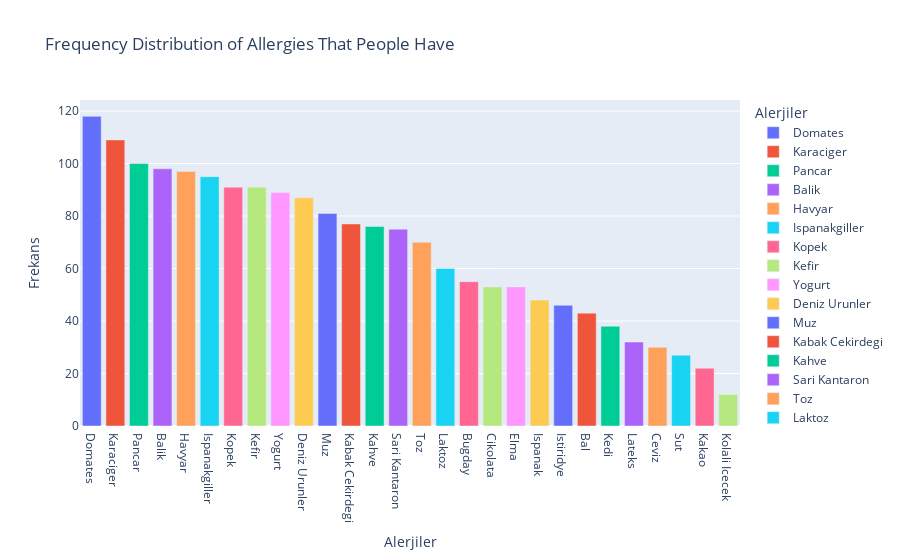

Here is the notebook cell this chart was saved with:
### Code cell
# Calculating the frequency of allergies
allergy_frequency = side_effects_data['Alerjilerim'].value_counts().reset_index()
allergy_frequency.columns = ['Alerjiler', 'Frekans'] 

fig = px.bar(allergy_frequency, 
             x='Alerjiler', 
             y='Frekans', 
             color='Alerjiler', 
             labels={'x': 'Alerjiler', 'y': 'Frekans'}, 
             title='Frequency Distribution of Allergies That People Have')

fig.show()

### Figure 1 — Plotly figure (JSON) as saved in the notebook; plotly's stock layout.template omitted (floating-point values rounded to 4 significant figures)
{"data": [{"alignmentgroup": "True", "hovertemplate": "Alerjiler=%{x}<br>Frekans=%{y}<extra></extra>", "legendgroup": "Domates", "marker": {"color": "#636efa", "pattern": {"shape": ""}}, "name": "Domates", "offsetgroup": "Domates", "orientation": "v", "showlegend": true, "textposition": "auto", "type": "bar", "x": ["Domates"], "xaxis": "x", "y": [118], "yaxis": "y"}, {"alignmentgroup": "True", "hovertemplate": "Alerjiler=%{x}<br>Frekans=%{y}<extra></extra>", "legendgroup": "Karaciger", "marker": {"color": "#EF553B", "pattern": {"shape": ""}}, "name": "Karaciger", "offsetgroup": "Karaciger", "orientation": "v", "showlegend": true, "textposition": "auto", "type": "bar", "x": ["Karaciger"], "xaxis": "x", "y": [109], "yaxis": "y"}, {"alignmentgroup": "True", "hovertemplate": "Alerjiler=%{x}<br>Frekans=%{y}<extra></extra>", "legendgroup": "Pancar", "marker": {"color": "#00cc96", "pattern": {"shape": ""}}, "name": "Pancar", "offsetgroup": "Pancar", "orientation": "v", "showlegend": true, "textposition": "auto", "type": "bar", "x": ["Pancar"], "xaxis": "x", "y": [100], "yaxis": "y"}, {"alignmentgroup": "True", "hovertemplate": "Alerjiler=%{x}<br>Frekans=%{y}<extra></extra>", "legendgroup": "Balik", "marker": {"color": "#ab63fa", "pattern": {"shape": ""}}, "name": "Balik", "offsetgroup": "Balik", "orientation": "v", "showlegend": true, "textposition": "auto", "type": "bar", "x": ["Balik"], "xaxis": "x", "y": [98], "yaxis": "y"}, {"alignmentgroup": "True", "hovertemplate": "Alerjiler=%{x}<br>Frekans=%{y}<extra></extra>", "legendgroup": "Havyar", "marker": {"color": "#FFA15A", "pattern": {"shape": ""}}, "name": "Havyar", "offsetgroup": "Havyar", "orientation": "v", "showlegend": true, "textposition": "auto", "type": "bar", "x": ["Havyar"], "xaxis": "x", "y": [97], "yaxis": "y"}, {"alignmentgroup": "True", "hovertemplate": "Alerjiler=%{x}<br>Frekans=%{y}<extra></extra>", "legendgroup": "Ispanakgiller", "marker": {"color": "#19d3f3", "pattern": {"shape": ""}}, "name": "Ispanakgiller", "offsetgroup": "Ispanakgiller", "orientation": "v", "showlegend": true, "textposition": "auto", "type": "bar", "x": ["Ispanakgiller"], "xaxis": "x", "y": [95], "yaxis": "y"}, {"alignmentgroup": "True", "hovertemplate": "Alerjiler=%{x}<br>Frekans=%{y}<extra></extra>", "legendgroup": "Kopek", "marker": {"color": "#FF6692", "pattern": {"shape": ""}}, "name": "Kopek", "offsetgroup": "Kopek", "orientation": "v", "showlegend": true, "textposition": "auto", "type": "bar", "x": ["Kopek"], "xaxis": "x", "y": [91], "yaxis": "y"}, {"alignmentgroup": "True", "hovertemplate": "Alerjiler=%{x}<br>Frekans=%{y}<extra></extra>", "legendgroup": "Kefir", "marker": {"color": "#B6E880", "pattern": {"shape": ""}}, "name": "Kefir", "offsetgroup": "Kefir", "orientation": "v", "showlegend": true, "textposition": "auto", "type": "bar", "x": ["Kefir"], "xaxis": "x", "y": [91], "yaxis": "y"}, {"alignmentgroup": "True", "hovertemplate": "Alerjiler=%{x}<br>Frekans=%{y}<extra></extra>", "legendgroup": "Yogurt", "marker": {"color": "#FF97FF", "pattern": {"shape": ""}}, "name": "Yogurt", "offsetgroup": "Yogurt", "orientation": "v", "showlegend": true, "textposition": "auto", "type": "bar", "x": ["Yogurt"], "xaxis": "x", "y": [89], "yaxis": "y"}, {"alignmentgroup": "True", "hovertemplate": "Alerjiler=%{x}<br>Frekans=%{y}<extra></extra>", "legendgroup": "Deniz Urunler", "marker": {"color": "#FECB52", "pattern": {"shape": ""}}, "name": "Deniz Urunler", "offsetgroup": "Deniz Urunler", "orientation": "v", "showlegend": true, "textposition": "auto", "type": "bar", "x": ["Deniz Urunler"], "xaxis": "x", "y": [87], "yaxis": "y"}, {"alignmentgroup": "True", "hovertemplate": "Alerjiler=%{x}<br>Frekans=%{y}<extra></extra>", "legendgroup": "Muz", "marker": {"color": "#636efa", "pattern": {"shape": ""}}, "name": "Muz", "offsetgroup": "Muz", "orientation": "v", "showlegend": true, "textposition": "auto", "type": "bar", "x": ["Muz"], "xaxis": "x", "y": [81], "yaxis": "y"}, {"alignmentgroup": "True", "hovertemplate": "Alerjiler=%{x}<br>Frekans=%{y}<extra></extra>", "legendgroup": "Kabak Cekirdegi", "marker": {"color": "#EF553B", "pattern": {"shape": ""}}, "name": "Kabak Cekirdegi", "offsetgroup": "Kabak Cekirdegi", "orientation": "v", "showlegend": true, "textposition": "auto", "type": "bar", "x": ["Kabak Cekirdegi"], "xaxis": "x", "y": [77], "yaxis": "y"}, {"alignmentgroup": "True", "hovertemplate": "Alerjiler=%{x}<br>Frekans=%{y}<extra></extra>", "legendgroup": "Kahve", "marker": {"color": "#00cc96", "pattern": {"shape": ""}}, "name": "Kahve", "offsetgroup": "Kahve", "orientation": "v", "showlegend": true, "textposition": "auto", "type": "bar", "x": ["Kahve"], "xaxis": "x", "y": [76], "yaxis": "y"}, {"alignmentgroup": "True", "hovertemplate": "Alerjiler=%{x}<br>Frekans=%{y}<extra></extra>", "legendgroup": "Sari Kantaron", "marker": {"color": "#ab63fa", "pattern": {"shape": ""}}, "name": "Sari Kantaron", "offsetgroup": "Sari Kantaron", "orientation": "v", "showlegend": true, "textposition": "auto", "type": "bar", "x": ["Sari Kantaron"], "xaxis": "x", "y": [75], "yaxis": "y"}, {"alignmentgroup": "True", "hovertemplate": "Alerjiler=%{x}<br>Frekans=%{y}<extra></extra>", "legendgroup": "Toz", "marker": {"color": "#FFA15A", "pattern": {"shape": ""}}, "name": "Toz", "offsetgroup": "Toz", "orientation": "v", "showlegend": true, "textposition": "auto", "type": "bar", "x": ["Toz"], "xaxis": "x", "y": [70], "yaxis": "y"}, {"alignmentgroup": "True", "hovertemplate": "Alerjiler=%{x}<br>Frekans=%{y}<extra></extra>", "legendgroup": "Laktoz", "marker": {"color": "#19d3f3", "pattern": {"shape": ""}}, "name": "Laktoz", "offsetgroup": "Laktoz", "orientation": "v", "showlegend": true, "textposition": "auto", "type": "bar", "x": ["Laktoz"], "xaxis": "x", "y": [60], "yaxis": "y"}, {"alignmentgroup": "True", "hovertemplate": "Alerjiler=%{x}<br>Frekans=%{y}<extra></extra>", "legendgroup": "Bugday", "marker": {"color": "#FF6692", "pattern": {"shape": ""}}, "name": "Bugday", "offsetgroup": "Bugday", "orientation": "v", "showlegend": true, "textposition": "auto", "type": "bar", "x": ["Bugday"], "xaxis": "x", "y": [55], "yaxis": "y"}, {"alignmentgroup": "True", "hovertemplate": "Alerjiler=%{x}<br>Frekans=%{y}<extra></extra>", "legendgroup": "Cikolata", "marker": {"color": "#B6E880", "pattern": {"shape": ""}}, "name": "Cikolata", "offsetgroup": "Cikolata", "orientation": "v", "showlegend": true, "textposition": "auto", "type": "bar", "x": ["Cikolata"], "xaxis": "x", "y": [53], "yaxis": "y"}, {"alignmentgroup": "True", "hovertemplate": "Alerjiler=%{x}<br>Frekans=%{y}<extra></extra>", "legendgroup": "Elma", "marker": {"color": "#FF97FF", "pattern": {"shape": ""}}, "name": "Elma", "offsetgroup": "Elma", "orientation": "v", "showlegend": true, "textposition": "auto", "type": "bar", "x": ["Elma"], "xaxis": "x", "y": [53], "yaxis": "y"}, {"alignmentgroup": "True", "hovertemplate": "Alerjiler=%{x}<br>Frekans=%{y}<extra></extra>", "legendgroup": "Ispanak", "marker": {"color": "#FECB52", "pattern": {"shape": ""}}, "name": "Ispanak", "offsetgroup": "Ispanak", "orientation": "v", "showlegend": true, "textposition": "auto", "type": "bar", "x": ["Ispanak"], "xaxis": "x", "y": [48], "yaxis": "y"}, {"alignmentgroup": "True", "hovertemplate": "Alerjiler=%{x}<br>Frekans=%{y}<extra></extra>", "legendgroup": "Istiridye", "marker": {"color": "#636efa", "pattern": {"shape": ""}}, "name": "Istiridye", "offsetgroup": "Istiridye", "orientation": "v", "showlegend": true, "textposition": "auto", "type": "bar", "x": ["Istiridye"], "xaxis": "x", "y": [46], "yaxis": "y"}, {"alignmentgroup": "True", "hovertemplate": "Alerjiler=%{x}<br>Frekans=%{y}<extra></extra>", "legendgroup": "Bal", "marker": {"color": "#EF553B", "pattern": {"shape": ""}}, "name": "Bal", "offsetgroup": "Bal", "orientation": "v", "showlegend": true, "textposition": "auto", "type": "bar", "x": ["Bal"], "xaxis": "x", "y": [43], "yaxis": "y"}, {"alignmentgroup": "True", "hovertemplate": "Alerjiler=%{x}<br>Frekans=%{y}<extra></extra>", "legendgroup": "Kedi", "marker": {"color": "#00cc96", "pattern": {"shape": ""}}, "name": "Kedi", "offsetgroup": "Kedi", "orientation": "v", "showlegend": true, "textposition": "auto", "type": "bar", "x": ["Kedi"], "xaxis": "x", "y": [38], "yaxis": "y"}, {"alignmentgroup": "True", "hovertemplate": "Alerjiler=%{x}<br>Frekans=%{y}<extra></extra>", "legendgroup": "Lateks", "marker": {"color": "#ab63fa", "pattern": {"shape": ""}}, "name": "Lateks", "offsetgroup": "Lateks", "orientation": "v", "showlegend": true, "textposition": "auto", "type": "bar", "x": ["Lateks"], "xaxis": "x", "y": [32], "yaxis": "y"}, {"alignmentgroup": "True", "hovertemplate": "Alerjiler=%{x}<br>Frekans=%{y}<extra></extra>", "legendgroup": "Ceviz", "marker": {"color": "#FFA15A", "pattern": {"shape": ""}}, "name": "Ceviz", "offsetgroup": "Ceviz", "orientation": "v", "showlegend": true, "textposition": "auto", "type": "bar", "x": ["Ceviz"], "xaxis": "x", "y": [30], "yaxis": "y"}, {"alignmentgroup": "True", "hovertemplate": "Alerjiler=%{x}<br>Frekans=%{y}<extra></extra>", "legendgroup": "Sut", "marker": {"color": "#19d3f3", "pattern": {"shape": ""}}, "name": "Sut", "offsetgroup": "Sut", "orientation": "v", "showlegend": true, "textposition": "auto", "type": "bar", "x": ["Sut"], "xaxis": "x", "y": [27], "yaxis": "y"}, {"alignmentgroup": "True", "hovertemplate": "Alerjiler=%{x}<br>Frekans=%{y}<extra></extra>", "legendgroup": "Kakao", "marker": {"color": "#FF6692", "pattern": {"shape": ""}}, "name": "Kakao", "offsetgroup": "Kakao", "orientation": "v", "showlegend": true, "textposition": "auto", "type": "bar", "x": ["Kakao"], "xaxis": "x", "y": [22], "yaxis": "y"}, {"alignmentgroup": "True", "hovertemplate": "Alerjiler=%{x}<br>Frekans=%{y}<extra></extra>", "legendgroup": "Kolali Icecek", "marker": {"color": "#B6E880", "pattern": {"shape": ""}}, "name": "Kolali Icecek", "offsetgroup": "Kolali Icecek", "orientation": "v", "showlegend": true, "textposition": "auto", "type": "bar", "x": ["Kolali Icecek"], "xaxis": "x", "y": [12], "yaxis": "y"}], "layout": {"barmode": "relative", "legend": {"title": {"text": "Alerjiler"}, "tracegroupgap": 0}, "title": {"text": "Frequency Distribution of Allergies That People Have"}, "xaxis": {"anchor": "y", "categoryarray": ["Domates", "Karaciger", "Pancar", "Balik", "Havyar", "Ispanakgiller", "Kopek", "Kefir", "Yogurt", "Deniz Urunler", "Muz", "Kabak Cekirdegi", "Kahve", "Sari Kantaron", "Toz", "Laktoz", "Bugday", "Cikolata", "Elma", "Ispanak", "Istiridye", "Bal", "Kedi", "Lateks", "Ceviz", "Sut", "Kakao", "Kolali Icecek"], "categoryorder": "array", "domain": [0, 1], "title": {"text": "Alerjiler"}}, "yaxis": {"anchor": "x", "domain": [0, 1], "title": {"text": "Frekans"}}}}
